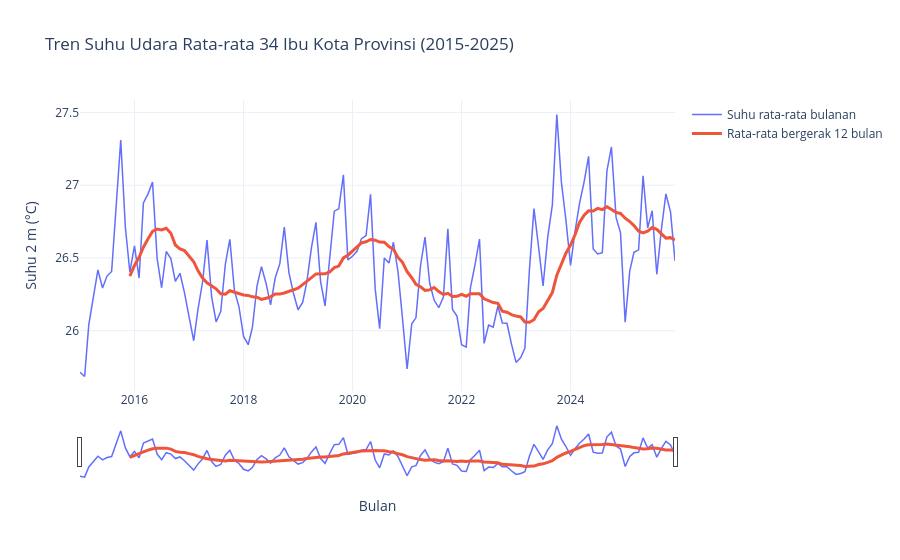

The notebook cell this image was saved under:
### Markdown cell above
## Bagian 3: Minimal 6 Visualisasi Interaktif (Plotly / Altair)

Bangun minimal 6 visualisasi interaktif yang mencakup:

- Visualisasi 1: Tren deret waktu (Line chart dengan range slider)
- Visualisasi 2: Distribusi variabel utama (Box plot / Histogram / Violin plot)
- Visualisasi 3: Korelasi antar-variabel numerik (Heatmap / Scatter plot sampling)
- Visualisasi 4: Komposisi kategori utama (Bar chart / Treemap)
- Visualisasi 5: Analisis siklus musiman / perbandingan kelompok
- Visualisasi 6: Pola spasial atau korelasi multi-dimensi

Semua data yang dipakai sudah diagregasi terlebih dahulu (bulanan, harian, atau per kota) supaya grafik tetap ringan walaupun datanya 3,2 juta baris. Setiap grafik juga disimpan sebagai file HTML di `output/figures/`.

### Code cell
# Visualisasi 1: Tren Waktu Interaktif (rata-rata suhu seluruh kota per bulan + rata-rata bergerak 12 bulan)
fig1 = go.Figure()
fig1.add_trace(go.Scatter(
    x=nasional_bulanan['time'].to_list(), y=nasional_bulanan['suhu_rata2'].to_list(),
    mode='lines', name='Suhu rata-rata bulanan', line=dict(width=1.5),
))
fig1.add_trace(go.Scatter(
    x=nasional_bulanan['time'].to_list(), y=nasional_bulanan['suhu_ma12'].to_list(),
    mode='lines', name='Rata-rata bergerak 12 bulan', line=dict(width=3),
))
fig1.update_layout(
    title='Tren Suhu Udara Rata-rata 34 Ibu Kota Provinsi (2015-2025)',
    xaxis_title='Bulan', yaxis_title='Suhu 2 m (°C)',
    hovermode='x unified', template='plotly_white',
)
fig1.update_xaxes(rangeslider_visible=True)
fig1.show()
simpan_figur(fig1, 'viz1_tren_suhu')

### Figure 1 — Plotly figure (JSON) as saved in the notebook; plotly's stock layout.template omitted (floating-point values rounded to 4 significant figures; data arrays with more than 128 entries replaced by an {"elided": "..."} marker saying what was removed)
{"data": [{"line": {"width": 1.5}, "mode": "lines", "name": "Suhu rata-rata bulanan", "type": "scatter", "x": {"elided": "132 str values"}, "y": {"elided": "132 float values"}}, {"line": {"width": 3}, "mode": "lines", "name": "Rata-rata bergerak 12 bulan", "type": "scatter", "x": {"elided": "132 str values"}, "y": {"elided": "132 float values"}}], "layout": {"hovermode": "x unified", "title": {"text": "Tren Suhu Udara Rata-rata 34 Ibu Kota Provinsi (2015-2025)"}, "xaxis": {"rangeslider": {"visible": true}, "title": {"text": "Bulan"}}, "yaxis": {"title": {"text": "Suhu 2 m (°C)"}}}}
